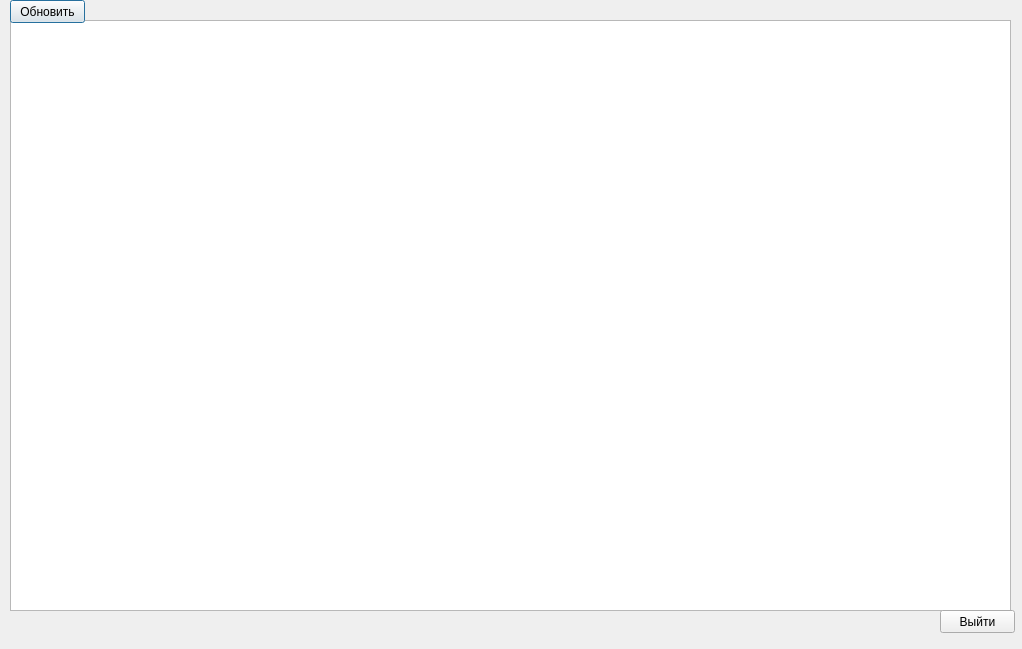
<?xml version="1.0" encoding="UTF-8"?>
<ui version="4.0">
 <class>openTbl</class>
 <widget class="QDialog" name="openTbl">
  <property name="geometry">
   <rect>
    <x>0</x>
    <y>0</y>
    <width>1022</width>
    <height>649</height>
   </rect>
  </property>
  <property name="windowTitle">
   <string>Dialog</string>
  </property>
  <widget class="QTableWidget" name="tblData">
   <property name="geometry">
    <rect>
     <x>10</x>
     <y>20</y>
     <width>1001</width>
     <height>591</height>
    </rect>
   </property>
  </widget>
  <widget class="QPushButton" name="btnUpdTbl">
   <property name="geometry">
    <rect>
     <x>10</x>
     <y>0</y>
     <width>75</width>
     <height>23</height>
    </rect>
   </property>
   <property name="text">
    <string>Обновить</string>
   </property>
  </widget>
  <widget class="QPushButton" name="btnExit">
   <property name="geometry">
    <rect>
     <x>940</x>
     <y>610</y>
     <width>75</width>
     <height>23</height>
    </rect>
   </property>
   <property name="text">
    <string>Выйти</string>
   </property>
  </widget>
 </widget>
 <resources/>
 <connections/>
</ui>
